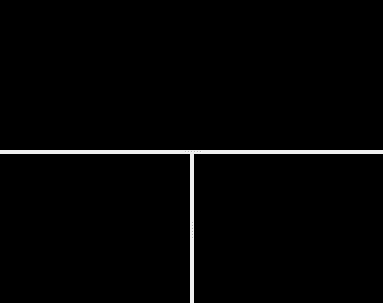
<?xml version="1.0" encoding="UTF-8"?>
<ui version="4.0">
 <class>Form</class>
 <widget class="QWidget" name="Form">
  <property name="geometry">
   <rect>
    <x>0</x>
    <y>0</y>
    <width>383</width>
    <height>303</height>
   </rect>
  </property>
  <property name="windowTitle">
   <string>Three: Above</string>
  </property>
  <layout class="QVBoxLayout" name="verticalLayout">
   <property name="spacing">
    <number>0</number>
   </property>
   <property name="margin">
    <number>0</number>
   </property>
   <item>
    <widget class="QSplitter" name="splitter_2">
     <property name="orientation">
      <enum>Qt::Vertical</enum>
     </property>
     <widget class="QFrame" name="Viewport01">
      <property name="styleSheet">
       <string notr="true">background-color: rgb(0, 0, 0);</string>
      </property>
      <property name="frameShape">
       <enum>QFrame::Panel</enum>
      </property>
      <property name="frameShadow">
       <enum>QFrame::Sunken</enum>
      </property>
      <property name="lineWidth">
       <number>2</number>
      </property>
      <layout class="QHBoxLayout" name="horizontalLayout"/>
     </widget>
     <widget class="QSplitter" name="splitter">
      <property name="orientation">
       <enum>Qt::Horizontal</enum>
      </property>
      <widget class="QFrame" name="Viewport00">
       <property name="styleSheet">
        <string notr="true">background-color: rgb(0, 0, 0);</string>
       </property>
       <property name="frameShape">
        <enum>QFrame::Panel</enum>
       </property>
       <property name="frameShadow">
        <enum>QFrame::Sunken</enum>
       </property>
       <property name="lineWidth">
        <number>2</number>
       </property>
       <layout class="QVBoxLayout" name="verticalLayout_3"/>
      </widget>
      <widget class="QFrame" name="Viewport02">
       <property name="styleSheet">
        <string notr="true">background-color: rgb(0, 0, 0);</string>
       </property>
       <property name="frameShape">
        <enum>QFrame::Panel</enum>
       </property>
       <property name="frameShadow">
        <enum>QFrame::Sunken</enum>
       </property>
       <property name="lineWidth">
        <number>2</number>
       </property>
       <layout class="QVBoxLayout" name="verticalLayout_4"/>
      </widget>
     </widget>
    </widget>
   </item>
  </layout>
 </widget>
 <resources/>
 <connections/>
</ui>
